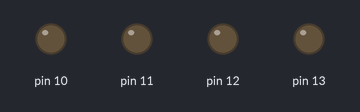
This sketch was run on a simulated Arduino Uno, built with avr-gcc and run on an emulated ATmega328P. Parts: output pins drawn as LEDs (lit = HIGH).

Above: at 0.1 s.
At 1.5 s:
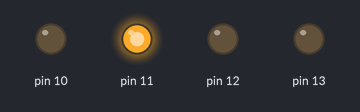
At 1.9 s:
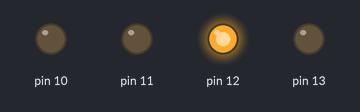
At 3.1 s:
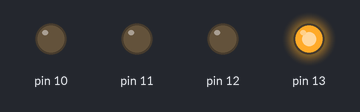
At 5.9 s:
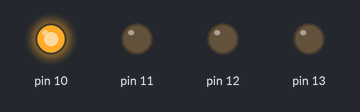
Timing chart, 0 to 6.2 s (numbered marks = the images above):
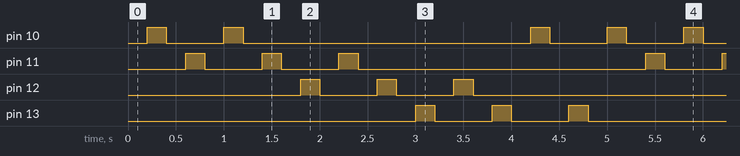

The sketch:

start_simulating1__1_.ino
```cpp
void setup()
{
  for(int i=10;i<=13;i++)
  {
    pinMode(i,OUTPUT);
  }
}


void loop()
{
  for(int i=10; i<=13; i++)
  {  allLEDSoff();
     if(i!=13)
     {
      digitalWrite(i,HIGH);
       delay(200);
       allLEDSoff();
       digitalWrite(i+1,HIGH);
       delay(200);
       allLEDSoff();
       digitalWrite(i,HIGH);
       delay(200);
     }
   else{
          digitalWrite(i,HIGH);
          delay(200);
           allLEDSoff();
           digitalWrite(i-3,HIGH);
           delay(200);
           allLEDSoff();
          digitalWrite(i,HIGH);
           delay(200);
   }
  }
}

 void allLEDSoff()
 {
   for(int i=10; i<=13; i++)
   {
    digitalWrite(i,LOW);
   }
      delay(200);
 }
```

Measured:
- by itself, pin 10: repeats every 4.8 s: LOW 0.60 s, HIGH 0.20 s, LOW 3.0 s, HIGH 0.20 s, LOW 0.60 s, HIGH 0.20 s
- by itself, pin 11–13: repeats every 4.8 s: 2 × (LOW 0.60 s, HIGH 0.20 s), LOW 3.0 s, HIGH 0.20 s
- by itself, everything shown: repeats every 4.8 s, in 24 steps
